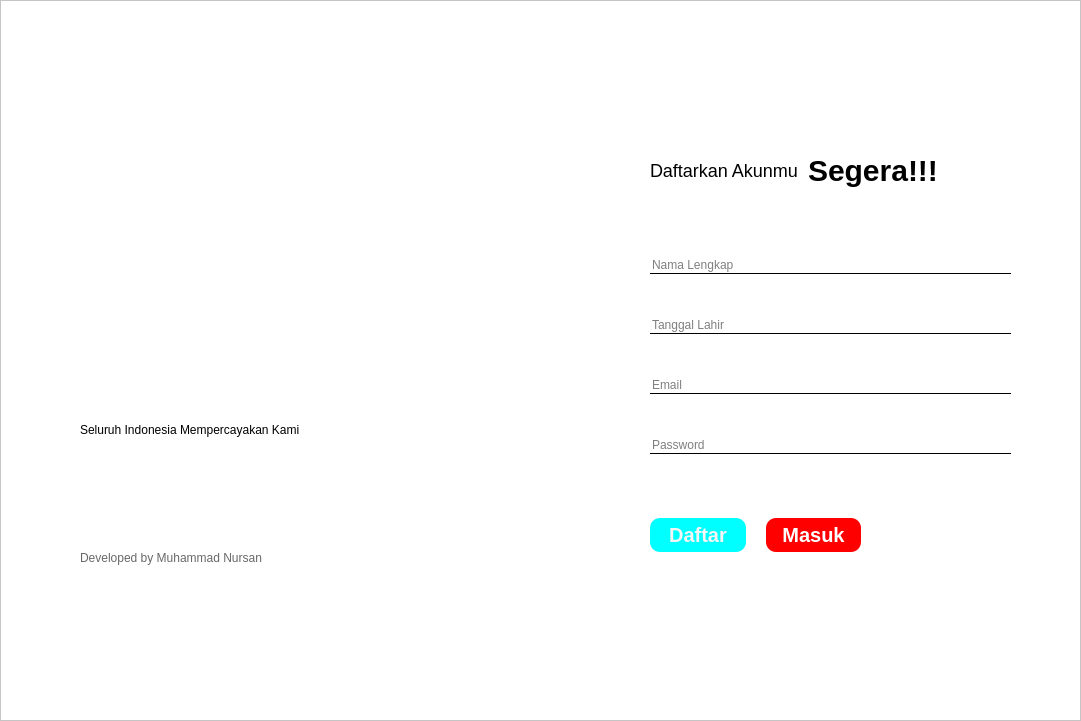
<?xml version="1.0" encoding="UTF-8"?>
<ui version="4.0">
 <class>Form</class>
 <widget class="QWidget" name="Form">
  <property name="enabled">
   <bool>true</bool>
  </property>
  <property name="windowTitle">
   <string>Form</string>
  </property>
  <widget class="QFrame" name="frame">
   <property name="geometry">
    <rect>
     <x>0</x>
     <y>0</y>
     <width>1081</width>
     <height>721</height>
    </rect>
   </property>
   <property name="focusPolicy">
    <enum>Qt::WheelFocus</enum>
   </property>
   <property name="autoFillBackground">
    <bool>false</bool>
   </property>
   <property name="styleSheet">
    <string notr="true">background-color: white;</string>
   </property>
   <property name="frameShape">
    <enum>QFrame::StyledPanel</enum>
   </property>
   <property name="frameShadow">
    <enum>QFrame::Raised</enum>
   </property>
   <widget class="QWidget" name="verticalLayoutWidget">
    <property name="geometry">
     <rect>
      <x>650</x>
      <y>220</y>
      <width>361</width>
      <height>271</height>
     </rect>
    </property>
    <layout class="QVBoxLayout" name="verticalLayout">
     <item>
      <widget class="QLineEdit" name="lineEdit">
       <property name="styleSheet">
        <string notr="true">border: none;
border-bottom:1px solid;</string>
       </property>
       <property name="text">
        <string/>
       </property>
       <property name="placeholderText">
        <string>Nama Lengkap</string>
       </property>
      </widget>
     </item>
     <item>
      <widget class="QLineEdit" name="lineEdit_2">
       <property name="styleSheet">
        <string notr="true">border: none;
border-bottom:1px solid;</string>
       </property>
       <property name="text">
        <string/>
       </property>
       <property name="placeholderText">
        <string>Tanggal Lahir</string>
       </property>
      </widget>
     </item>
     <item>
      <widget class="QLineEdit" name="lineEdit_3">
       <property name="styleSheet">
        <string notr="true">border: none;
border-bottom:1px solid;</string>
       </property>
       <property name="text">
        <string/>
       </property>
       <property name="placeholderText">
        <string>Email</string>
       </property>
      </widget>
     </item>
     <item>
      <widget class="QLineEdit" name="lineEdit_4">
       <property name="focusPolicy">
        <enum>Qt::StrongFocus</enum>
       </property>
       <property name="styleSheet">
        <string notr="true">border: none;
border-bottom:1px solid;</string>
       </property>
       <property name="text">
        <string/>
       </property>
       <property name="placeholderText">
        <string>Password</string>
       </property>
      </widget>
     </item>
    </layout>
   </widget>
   <widget class="QWidget" name="horizontalLayoutWidget">
    <property name="geometry">
     <rect>
      <x>650</x>
      <y>510</y>
      <width>211</width>
      <height>51</height>
     </rect>
    </property>
    <layout class="QHBoxLayout" name="horizontalLayout">
     <property name="spacing">
      <number>20</number>
     </property>
     <item>
      <widget class="QPushButton" name="pushButton">
       <property name="styleSheet">
        <string notr="true">color: whitesmoke;
background-color:cyan;
font-size:20px;
font-weight:500;
padding: 5px;
border-radius: 10px;

</string>
       </property>
       <property name="text">
        <string>Daftar</string>
       </property>
      </widget>
     </item>
     <item>
      <widget class="QPushButton" name="pushButton_2">
       <property name="styleSheet">
        <string notr="true">color: white;
background-color:red;
font-size:20px;
font-weight:500;
padding: 5px;
border-radius: 10px;

</string>
       </property>
       <property name="text">
        <string>Masuk</string>
       </property>
      </widget>
     </item>
    </layout>
   </widget>
   <widget class="QWidget" name="horizontalLayoutWidget_2">
    <property name="geometry">
     <rect>
      <x>650</x>
      <y>140</y>
      <width>294</width>
      <height>61</height>
     </rect>
    </property>
    <layout class="QHBoxLayout" name="horizontalLayout_2">
     <property name="spacing">
      <number>10</number>
     </property>
     <item>
      <widget class="QLabel" name="label">
       <property name="styleSheet">
        <string notr="true">font-size:18px;
</string>
       </property>
       <property name="text">
        <string>Daftarkan Akunmu</string>
       </property>
      </widget>
     </item>
     <item>
      <widget class="QLabel" name="label_2">
       <property name="styleSheet">
        <string notr="true">font-size:30px;
font-weight:700;
</string>
       </property>
       <property name="text">
        <string>Segera!!!</string>
       </property>
      </widget>
     </item>
    </layout>
   </widget>
   <widget class="QLabel" name="label_3">
    <property name="geometry">
     <rect>
      <x>80</x>
      <y>550</y>
      <width>201</width>
      <height>16</height>
     </rect>
    </property>
    <property name="styleSheet">
     <string notr="true">color:rgb(104, 104, 104)</string>
    </property>
    <property name="text">
     <string>Developed by Muhammad Nursan</string>
    </property>
   </widget>
   <widget class="QLabel" name="label_4">
    <property name="geometry">
     <rect>
      <x>60</x>
      <y>120</y>
      <width>541</width>
      <height>321</height>
     </rect>
    </property>
    <property name="styleSheet">
     <string notr="true">image: url(:/img/pngwing.com (1).png)</string>
    </property>
    <property name="text">
     <string/>
    </property>
   </widget>
   <widget class="QLabel" name="label_5">
    <property name="geometry">
     <rect>
      <x>80</x>
      <y>400</y>
      <width>531</width>
      <height>59</height>
     </rect>
    </property>
    <property name="styleSheet">
     <string notr="true">font: 75 15pt &quot;Sitka Small&quot;;
</string>
    </property>
    <property name="text">
     <string>Seluruh Indonesia Mempercayakan Kami</string>
    </property>
   </widget>
  </widget>
 </widget>
 <resources>
  <include location="img.qrc"/>
 </resources>
 <connections/>
</ui>
